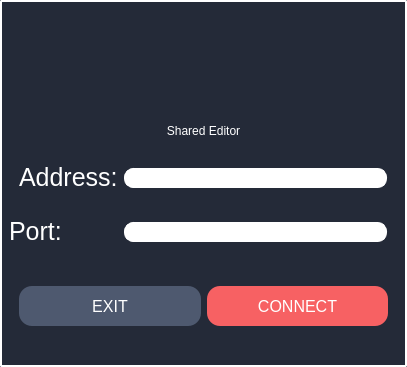
<?xml version="1.0" encoding="UTF-8"?>
<ui version="4.0">
 <class>Connect</class>
 <widget class="QMainWindow" name="Connect">
  <property name="geometry">
   <rect>
    <x>0</x>
    <y>0</y>
    <width>407</width>
    <height>367</height>
   </rect>
  </property>
  <property name="minimumSize">
   <size>
    <width>407</width>
    <height>367</height>
   </size>
  </property>
  <property name="maximumSize">
   <size>
    <width>407</width>
    <height>367</height>
   </size>
  </property>
  <property name="windowTitle">
   <string>Shared Editor</string>
  </property>
  <property name="styleSheet">
   <string notr="true">QMainWindow{
	background: #242A38;
	border: 2px solid white;
	border-radius: 2px;
}</string>
  </property>
  <widget class="QWidget" name="container">
   <layout class="QGridLayout" name="gridLayout">
    <item row="2" column="0">
     <widget class="QLabel" name="title_port">
      <property name="enabled">
       <bool>true</bool>
      </property>
      <property name="minimumSize">
       <size>
        <width>0</width>
        <height>0</height>
       </size>
      </property>
      <property name="styleSheet">
       <string notr="true">QLabel{
border: 0px solid none;
color: white;
font-size: 25px;
qproperty-alignment: 'AlignRight|AlignVCenter';
}</string>
      </property>
      <property name="text">
       <string>Port:</string>
      </property>
      <property name="textFormat">
       <enum>Qt::AutoText</enum>
      </property>
      <property name="textInteractionFlags">
       <set>Qt::LinksAccessibleByMouse|Qt::TextSelectableByKeyboard|Qt::TextSelectableByMouse</set>
      </property>
     </widget>
    </item>
    <item row="1" column="1">
     <widget class="QLineEdit" name="ledit_IP">
      <property name="styleSheet">
       <string notr="true">QLineEdit{
background: white;
border:1px solid white;
border-radius: 9px;
padding: 1 10px;
color: #242A38;
margin-right: 11px;
margin-top: 2px;
selection-background-color: #f76163;
}
</string>
      </property>
      <property name="text">
       <string/>
      </property>
     </widget>
    </item>
    <item row="3" column="0" colspan="2">
     <layout class="QHBoxLayout" name="buttons">
      <property name="leftMargin">
       <number>10</number>
      </property>
      <property name="rightMargin">
       <number>10</number>
      </property>
      <item>
       <widget class="QPushButton" name="btn_no">
        <property name="cursor">
         <cursorShape>PointingHandCursor</cursorShape>
        </property>
        <property name="styleSheet">
         <string notr="true">QPushButton {
    background: #4E596F;
    border-width: 1px;
    border-radius: 13px;
    border-color: #4E596F;
    font: 12pt;
    color: white;
    padding: 10px;
	margin-left: 0px;
	margin-right: 0px;
	margin-top: 15px;
	margin-bottom: 10px;
	min-height: 20px;
}

QPushButton:hover {
background: qradialgradient(cx:0.3, cy:0.5, radius: 5.5,
              fx:0.5, fy:0.5, stop:0 #4E596F, stop:1 white);
}

QPushButton:pressed {
border-style: inset;
background: qradialgradient(cx:0.7, cy:0.5, radius: 5.5,
              fx:0.5, fy:0.5, stop:0 #4E596F, stop:1 black);
}

QPushButton:focus {
   border: none;
   outline: none;
}</string>
        </property>
        <property name="text">
         <string>EXIT</string>
        </property>
       </widget>
      </item>
      <item>
       <widget class="QPushButton" name="btn_yes">
        <property name="cursor">
         <cursorShape>PointingHandCursor</cursorShape>
        </property>
        <property name="styleSheet">
         <string notr="true">QPushButton {
	background: #f76163;
    border-width: 1px;
    border-radius: 13px;
    border-color: #f76163;
    font: 12pt;
    color: white;
    padding: 10px;
	margin-left: 0px;
	margin-right: 0px;
	margin-top: 15px;
	margin-bottom: 10px;
	min-height: 20px;
}

QPushButton:hover {
background: qradialgradient(cx:0.3, cy:0.5, radius: 5.5,
              fx:0.5, fy:0.5, stop:0 #f65964, stop:1 white);
}

QPushButton:pressed {
background: qradialgradient(cx:0.7, cy:0.5, radius: 5.5,
              fx:0.5, fy:0.5, stop:0 #f65964, stop:1 black);
}

QPushButton:focus {
   border: none;
   outline: none;
}</string>
        </property>
        <property name="text">
         <string>CONNECT</string>
        </property>
       </widget>
      </item>
     </layout>
    </item>
    <item row="2" column="1">
     <widget class="QLineEdit" name="ledit_Port">
      <property name="styleSheet">
       <string notr="true">QLineEdit{
background: white;
border:1px solid white;
border-radius: 9px;
padding: 1 8px;
color: #242A38;
margin-right: 11px;
margin-top: 2px;
selection-background-color: #f76163;
margin-bottom: 0px;
}
</string>
      </property>
     </widget>
    </item>
    <item row="1" column="0">
     <widget class="QLabel" name="title_IP">
      <property name="enabled">
       <bool>true</bool>
      </property>
      <property name="minimumSize">
       <size>
        <width>0</width>
        <height>0</height>
       </size>
      </property>
      <property name="styleSheet">
       <string notr="true">QLabel{
border: 0px solid none;
color: white;
font-size: 25px;
qproperty-alignment: 'AlignRight|AlignVCenter';
}</string>
      </property>
      <property name="text">
       <string>Address:</string>
      </property>
      <property name="margin">
       <number>0</number>
      </property>
      <property name="indent">
       <number>10</number>
      </property>
     </widget>
    </item>
    <item row="0" column="0" colspan="2">
     <widget class="QPushButton" name="logo">
      <property name="minimumSize">
       <size>
        <width>0</width>
        <height>110</height>
       </size>
      </property>
      <property name="styleSheet">
       <string notr="true">QPushButton:focus {
   outline: none;
}

QPushButton {
	background-color: #242A38;
	background-image: url(:/res/logo.png);
	background-repeat: no-repeat;
	background-position: center top;
	text-align: bottom;	
	font: 87 italic 18pt &quot;Segoe UI Black&quot;;
	color: #fff;/*f76163*/
	text-decoration: none;
	padding-bottom: 0px;
	border: none;
}</string>
      </property>
      <property name="text">
       <string>Shared Editor</string>
      </property>
     </widget>
    </item>
   </layout>
  </widget>
 </widget>
 <resources>
  <include location="resources/res.qrc"/>
 </resources>
 <connections/>
</ui>
